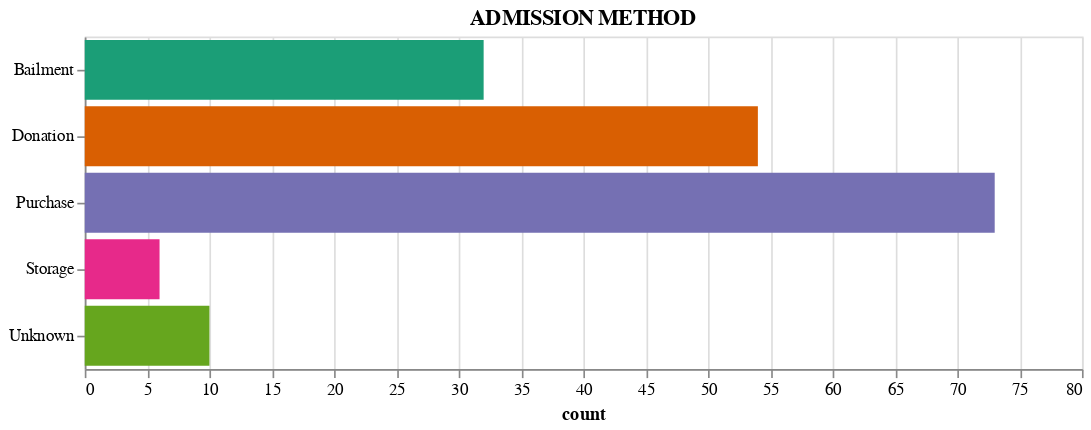

The code cell stored with this chart in its notebook:
### Markdown cell above
### Most Common Admission Method

### Code cell
ingres_chart

### Figure 1 — Vega-Lite specification as saved in the notebook (floating-point values rounded to 4 significant figures)
{"config": {"view": {"continuousWidth": 400, "continuousHeight": 300}}, "data": {"name": "data-877273e0e021768d4250d1b68ad85fc6"}, "mark": "bar", "encoding": {"color": {"field": "index", "legend": null, "scale": {"scheme": "dark2"}, "type": "nominal"}, "x": {"field": "count", "type": "quantitative"}, "y": {"field": "index", "title": "", "type": "nominal"}}, "height": 200, "title": "ADMISSION METHOD", "width": 600, "$schema": "https://vega.github.io/schema/vega-lite/v4.17.0.json", "datasets": {"data-877273e0e021768d4250d1b68ad85fc6": [{"index": "Purchase", "count": 73}, {"index": "Donation", "count": 54}, {"index": "Bailment", "count": 32}, {"index": "Unknown", "count": 10}, {"index": "Storage", "count": 6}]}}
